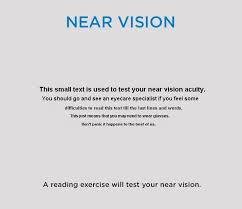
#> input picture sharpen_text/IMAGE_FILE/bimg.jpg, 242 x 209 px
$ python sharpen_text.py
#> lines starting #> are read from the running program, lines starting #| are printed output that depends on the picture
import cv2
import numpy as np

def unsharp_mask_text(image_path, blur_sigma=1.0, sharpen_amount=3.0):
    """
    Applies the Unsharp Mask sharpening technique.

    The Unsharp Mask works by subtracting a blurred version of the image
    from the original to isolate edges, then adding the scaled edges back.

    :param image_path: Path to the input image file.
    :param blur_sigma: Standard deviation for Gaussian blur. Controls the size of details to enhance.
                       A lower value (e.g., 1.0) is better for fine details like text.
    :param sharpen_amount: The intensity/strength of the sharpening effect (the 'boost').
    :return: The sharpened image as a NumPy array, or None if the image fails to load.
    """
#> called with image_path = 'IMAGE_FILE/bimg.jpg', blur_sigma = 1, sharpen_amount = 3
    # 1. Load the image
    img = cv2.imread(image_path)
#> img is the input picture: shape (209, 242, 3); mean B, G, R 216.9, 215.3, 216.3
    if img is None:
        print(f"Error: Could not load image at {image_path}")
        return None

    # 2. Create the unsharp (blurred) image using Gaussian Blur
    # The kernel size (0, 0) tells OpenCV to calculate it automatically based on sigma.
    blurred = cv2.GaussianBlur(img, (0, 0), blur_sigma)
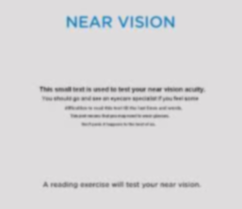
#> blurred: shape (209, 242, 3); mean B, G, R 216.9, 215.3, 216.3

    # 3. Apply the Unsharp Mask formula using cv2.addWeighted:
    # sharpened = original * (1 + amount) + blurred * (-amount)
    sharpened = cv2.addWeighted(
        img,
        1.0 + sharpen_amount,  # Alpha weight for the original image
        blurred,
        -sharpen_amount,      # Beta weight for the blurred image (subtractive mask)
        0                     # Gamma offset
    )
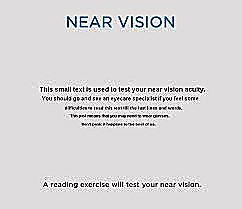
#> sharpened: shape (209, 242, 3); mean B, G, R 215.8, 214.7, 216.1

    return sharpened


# --- Main Execution ---
if __name__ == "__main__":

    # 📢 --- 1. SET THE FILE PATH ---
    # Example path based on your previous input:
    input_file = "IMAGE_FILE/bimg.jpg"

    # --- 2. TUNE THESE PARAMETERS FOR TEXT ---
    # Adjust these values for the best result on your blurry text.
    SIGMA = 1.0     # Best range for text: 0.5 to 2.0. Keeps sharpening focused on fine details.
    AMOUNT = 3.0    # Best range for text: 2.5 to 5.0. Controls how aggressively contrast is boosted.

    output_file = "sharpened_output.jpg"

    sharpened_image = unsharp_mask_text(input_file, SIGMA, AMOUNT)

    if sharpened_image is not None:
        # Save the resulting image
        cv2.imwrite(output_file, sharpened_image)
        print(f"✅ Image successfully sharpened and saved as: {output_file}")

        # Display the result (requires a windowing environment)
        cv2.imshow("Original Image", cv2.imread(input_file))
        cv2.imshow("Sharpened Image", sharpened_image)
        cv2.waitKey(0)
        cv2.destroyAllWindows()
    else:
        print("Sharpening failed due to image loading error.")
